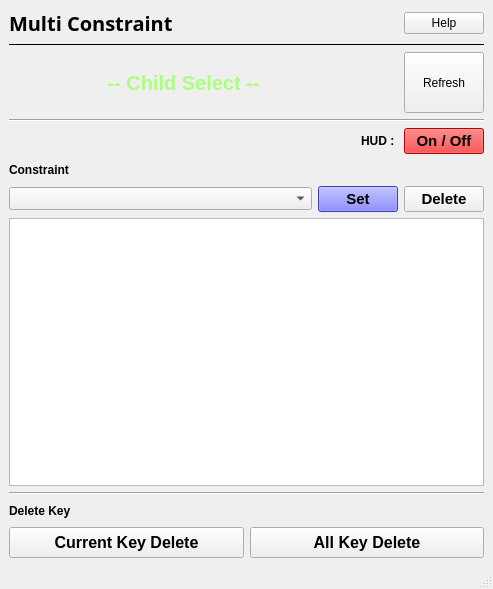
<?xml version="1.0" encoding="UTF-8"?>
<ui version="4.0">
 <class>MainWindow</class>
 <widget class="QMainWindow" name="MainWindow">
  <property name="geometry">
   <rect>
    <x>0</x>
    <y>0</y>
    <width>493</width>
    <height>589</height>
   </rect>
  </property>
  <property name="windowTitle">
   <string>MainWindow</string>
  </property>
  <widget class="QWidget" name="centralwidget">
   <layout class="QGridLayout" name="gridLayout">
    <item row="0" column="0">
     <layout class="QVBoxLayout" name="verticalLayout">
      <item>
       <layout class="QHBoxLayout" name="horizontalLayout_5">
        <item>
         <widget class="QLabel" name="label_3">
          <property name="font">
           <font>
            <family>HY헤드라인M</family>
            <pointsize>15</pointsize>
            <weight>75</weight>
            <bold>true</bold>
           </font>
          </property>
          <property name="text">
           <string>Multi Constraint</string>
          </property>
         </widget>
        </item>
        <item>
         <spacer name="horizontalSpacer_4">
          <property name="orientation">
           <enum>Qt::Horizontal</enum>
          </property>
          <property name="sizeHint" stdset="0">
           <size>
            <width>40</width>
            <height>20</height>
           </size>
          </property>
         </spacer>
        </item>
        <item>
         <widget class="QPushButton" name="help_BTN">
          <property name="text">
           <string>Help</string>
          </property>
         </widget>
        </item>
       </layout>
      </item>
      <item>
       <widget class="Line" name="line">
        <property name="frameShadow">
         <enum>QFrame::Plain</enum>
        </property>
        <property name="lineWidth">
         <number>1</number>
        </property>
        <property name="orientation">
         <enum>Qt::Horizontal</enum>
        </property>
       </widget>
      </item>
      <item>
       <layout class="QHBoxLayout" name="horizontalLayout_3">
        <item>
         <widget class="QPushButton" name="target_BTN">
          <property name="sizePolicy">
           <sizepolicy hsizetype="Expanding" vsizetype="Preferred">
            <horstretch>0</horstretch>
            <verstretch>0</verstretch>
           </sizepolicy>
          </property>
          <property name="font">
           <font>
            <pointsize>15</pointsize>
            <weight>75</weight>
            <bold>true</bold>
           </font>
          </property>
          <property name="autoFillBackground">
           <bool>false</bool>
          </property>
          <property name="styleSheet">
           <string notr="true">color: rgb(170, 255, 127);</string>
          </property>
          <property name="text">
           <string>-- Child Select --</string>
          </property>
          <property name="default">
           <bool>false</bool>
          </property>
          <property name="flat">
           <bool>true</bool>
          </property>
         </widget>
        </item>
        <item>
         <spacer name="horizontalSpacer">
          <property name="orientation">
           <enum>Qt::Horizontal</enum>
          </property>
          <property name="sizeType">
           <enum>QSizePolicy::Minimum</enum>
          </property>
          <property name="sizeHint" stdset="0">
           <size>
            <width>40</width>
            <height>20</height>
           </size>
          </property>
         </spacer>
        </item>
        <item>
         <widget class="QPushButton" name="refresh_BTN">
          <property name="sizePolicy">
           <sizepolicy hsizetype="Minimum" vsizetype="Expanding">
            <horstretch>0</horstretch>
            <verstretch>0</verstretch>
           </sizepolicy>
          </property>
          <property name="minimumSize">
           <size>
            <width>0</width>
            <height>61</height>
           </size>
          </property>
          <property name="maximumSize">
           <size>
            <width>16777215</width>
            <height>61</height>
           </size>
          </property>
          <property name="font">
           <font>
            <italic>false</italic>
           </font>
          </property>
          <property name="text">
           <string>Refresh</string>
          </property>
         </widget>
        </item>
       </layout>
      </item>
      <item>
       <widget class="Line" name="line_2">
        <property name="orientation">
         <enum>Qt::Horizontal</enum>
        </property>
       </widget>
      </item>
      <item>
       <layout class="QHBoxLayout" name="horizontalLayout_4">
        <item>
         <spacer name="horizontalSpacer_3">
          <property name="orientation">
           <enum>Qt::Horizontal</enum>
          </property>
          <property name="sizeHint" stdset="0">
           <size>
            <width>40</width>
            <height>20</height>
           </size>
          </property>
         </spacer>
        </item>
        <item>
         <widget class="QLabel" name="label_2">
          <property name="font">
           <font>
            <weight>75</weight>
            <bold>true</bold>
           </font>
          </property>
          <property name="text">
           <string>HUD : </string>
          </property>
         </widget>
        </item>
        <item>
         <widget class="QPushButton" name="hudOnOff_BTN">
          <property name="font">
           <font>
            <pointsize>11</pointsize>
            <weight>75</weight>
            <bold>true</bold>
           </font>
          </property>
          <property name="styleSheet">
           <string notr="true">background-color: rgb(255, 0, 0);</string>
          </property>
          <property name="text">
           <string>On / Off</string>
          </property>
         </widget>
        </item>
       </layout>
      </item>
      <item>
       <layout class="QHBoxLayout" name="horizontalLayout">
        <item>
         <widget class="QLabel" name="label">
          <property name="font">
           <font>
            <weight>75</weight>
            <bold>true</bold>
           </font>
          </property>
          <property name="text">
           <string>Constraint</string>
          </property>
         </widget>
        </item>
        <item>
         <spacer name="horizontalSpacer_2">
          <property name="orientation">
           <enum>Qt::Horizontal</enum>
          </property>
          <property name="sizeHint" stdset="0">
           <size>
            <width>40</width>
            <height>20</height>
           </size>
          </property>
         </spacer>
        </item>
        <item>
         <widget class="QLabel" name="status_LED">
          <property name="styleSheet">
           <string notr="true">color: rgb(255, 0, 4);</string>
          </property>
          <property name="text">
           <string/>
          </property>
         </widget>
        </item>
       </layout>
      </item>
      <item>
       <layout class="QHBoxLayout" name="horizontalLayout_2">
        <item>
         <widget class="QComboBox" name="constraint_CBX">
          <property name="sizePolicy">
           <sizepolicy hsizetype="Expanding" vsizetype="Expanding">
            <horstretch>0</horstretch>
            <verstretch>0</verstretch>
           </sizepolicy>
          </property>
          <property name="minimumSize">
           <size>
            <width>0</width>
            <height>23</height>
           </size>
          </property>
          <property name="maximumSize">
           <size>
            <width>16777215</width>
            <height>23</height>
           </size>
          </property>
          <property name="font">
           <font>
            <pointsize>11</pointsize>
            <weight>75</weight>
            <bold>true</bold>
           </font>
          </property>
         </widget>
        </item>
        <item>
         <widget class="QPushButton" name="constMake_BTN">
          <property name="font">
           <font>
            <pointsize>11</pointsize>
            <weight>75</weight>
            <bold>true</bold>
           </font>
          </property>
          <property name="styleSheet">
           <string notr="true">background-color: rgb(85, 85, 255);</string>
          </property>
          <property name="text">
           <string>Set</string>
          </property>
         </widget>
        </item>
        <item>
         <widget class="QPushButton" name="constDelete_BTN">
          <property name="font">
           <font>
            <pointsize>11</pointsize>
            <weight>75</weight>
            <bold>true</bold>
           </font>
          </property>
          <property name="text">
           <string>Delete</string>
          </property>
         </widget>
        </item>
       </layout>
      </item>
      <item>
       <widget class="QTableWidget" name="sourceList_TWG">
        <attribute name="horizontalHeaderCascadingSectionResizes">
         <bool>true</bool>
        </attribute>
        <attribute name="horizontalHeaderStretchLastSection">
         <bool>true</bool>
        </attribute>
       </widget>
      </item>
      <item>
       <widget class="Line" name="line_3">
        <property name="orientation">
         <enum>Qt::Horizontal</enum>
        </property>
       </widget>
      </item>
      <item>
       <layout class="QVBoxLayout" name="verticalLayout_2">
        <item>
         <layout class="QHBoxLayout" name="horizontalLayout_6">
          <item>
           <widget class="QLabel" name="label_4">
            <property name="font">
             <font>
              <weight>75</weight>
              <bold>true</bold>
             </font>
            </property>
            <property name="text">
             <string>Delete Key</string>
            </property>
           </widget>
          </item>
          <item>
           <spacer name="horizontalSpacer_5">
            <property name="orientation">
             <enum>Qt::Horizontal</enum>
            </property>
            <property name="sizeHint" stdset="0">
             <size>
              <width>40</width>
              <height>20</height>
             </size>
            </property>
           </spacer>
          </item>
         </layout>
        </item>
        <item>
         <layout class="QHBoxLayout" name="horizontalLayout_7">
          <item>
           <widget class="QPushButton" name="currentKeyDelete_BTN">
            <property name="minimumSize">
             <size>
              <width>0</width>
              <height>31</height>
             </size>
            </property>
            <property name="maximumSize">
             <size>
              <width>16777215</width>
              <height>31</height>
             </size>
            </property>
            <property name="font">
             <font>
              <pointsize>12</pointsize>
              <weight>75</weight>
              <bold>true</bold>
             </font>
            </property>
            <property name="text">
             <string>Current Key Delete</string>
            </property>
           </widget>
          </item>
          <item>
           <widget class="QPushButton" name="allKeyDelete_BTN">
            <property name="minimumSize">
             <size>
              <width>0</width>
              <height>31</height>
             </size>
            </property>
            <property name="maximumSize">
             <size>
              <width>16777215</width>
              <height>31</height>
             </size>
            </property>
            <property name="font">
             <font>
              <pointsize>12</pointsize>
              <weight>75</weight>
              <bold>true</bold>
             </font>
            </property>
            <property name="text">
             <string>All Key Delete</string>
            </property>
           </widget>
          </item>
         </layout>
        </item>
       </layout>
      </item>
     </layout>
    </item>
   </layout>
  </widget>
  <widget class="QMenuBar" name="menubar">
   <property name="geometry">
    <rect>
     <x>0</x>
     <y>0</y>
     <width>493</width>
     <height>21</height>
    </rect>
   </property>
  </widget>
  <widget class="QStatusBar" name="statusbar"/>
 </widget>
 <resources/>
 <connections/>
</ui>
